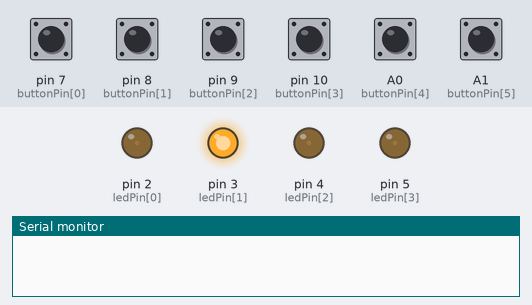
Simulated run of this sketch. Board: Teensy 4. On the bench: output pins drawn as LEDs (lit = HIGH), the last lines printed to the serial monitor. The test bench sets the inputs (shaded band); at power-on: A0 (buttonPin[4]), A1 (buttonPin[5]), pin 7 (buttonPin[0]), pin 8 (buttonPin[1]), pin 9 (buttonPin[2]), pin 10 (buttonPin[3]) LOW. EEPROM starts erased.

Above: at 1.2 s.
1.3 s: pin 7 (buttonPin[0]) pulled HIGH for 0.15 s
At 1.9 s:
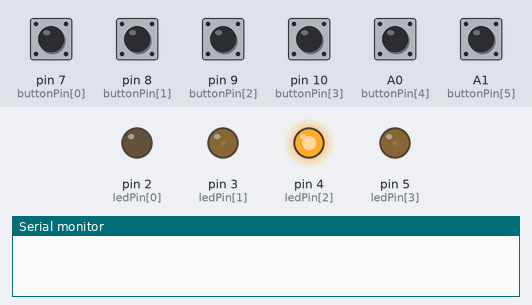
4.4 s: A0 (buttonPin[4]) pulled HIGH for 0.15 s
At 5.4 s:
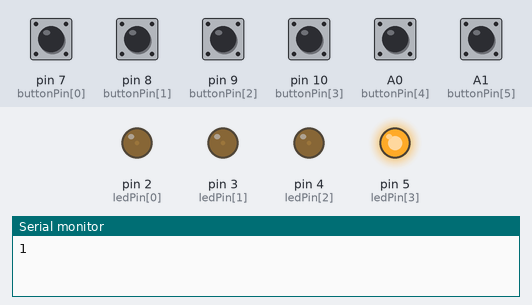
7.5 s: pin 8 (buttonPin[1]) pulled HIGH for 0.15 s
At 8.9 s:
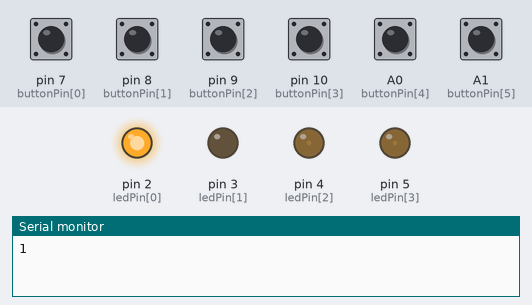
10.6 s: pin 9 (buttonPin[2]) pulled HIGH for 0.15 s
13.7 s: pin 10 (buttonPin[3]) pulled HIGH for 0.15 s
16.8 s: pin 7 (buttonPin[0]) pulled HIGH for 1 s
Timing chart, 0 to 21.8 s (numbered marks = the images above; inputs shaded):
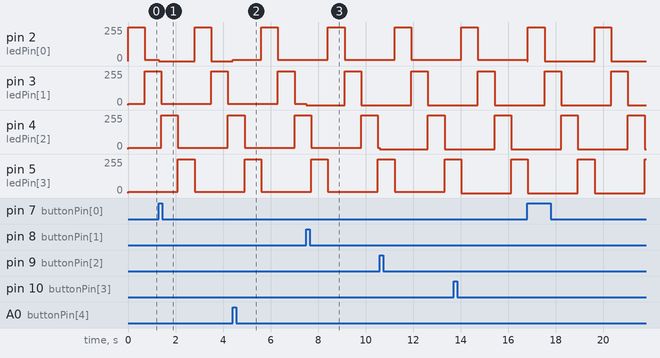

The sketch:

stepsequencer.ino
```cpp
#include <EEPROM.h>

//this is a comment to test gitHub, 3rd try
int buttonPin[6] = { 7, 8, 9, 10, 14, 15 };
int ledPin[4] = { 2, 3, 4, 5 };
boolean lastButtonState [4] = { LOW, LOW, LOW, LOW };
boolean buttonState [6] = { LOW, LOW, LOW, LOW, LOW, LOW };
boolean lastButton5State = LOW;
boolean lastButton4State = LOW;

boolean stepState [3][4] = {
  {true, true, true, true},
  {false, true, false, false},
  {false, true, true, false}
};

int tempo = 0;
int currentStep = 0;
int currentSequence = 0;
unsigned long lastStepTime = 0;

void setup() {
  loadFromEEPROM();
  pinMode(buttonPin[0], INPUT);
  pinMode(ledPin[0], OUTPUT);
  pinMode(buttonPin[1], INPUT);
  pinMode(ledPin[1], OUTPUT);
  pinMode(buttonPin[2], INPUT);
  pinMode(ledPin[2], OUTPUT);
  pinMode(buttonPin[3], INPUT);
  pinMode(ledPin[3], OUTPUT);

  pinMode(buttonPin[4], INPUT);
  pinMode(buttonPin[5], INPUT);

}

void loop() {
  checkForward();
  checkBackwards();
  sequence();
  checkButtons();
  setLeds();
  saveToEEPROM();
}

void checkForward()  {
  lastButton4State = buttonState[4];
  buttonState[4] = digitalRead(buttonPin[4]);
  if (buttonState[4] == HIGH && lastButton4State == LOW) {
    currentSequence = currentSequence + 1;
    if (currentSequence > 2)  {
      currentSequence = 0;
    }
    Serial.println(currentSequence);
  }
}

void checkBackwards() {
  lastButton5State = buttonState[5];
  buttonState[5] = digitalRead(buttonPin[5]);
  if (buttonState[5] == HIGH && lastButton5State == LOW) {
    currentSequence = currentSequence - 1;
    if (currentSequence < 0)  {
      currentSequence = 2;
    }
    Serial.println(currentSequence);
  }
}

void sequence() {

  tempo = 700;

  if (millis() > lastStepTime + tempo) {
    //digitalWrite(ledPin[currentStep], LOW);

    currentStep = currentStep + 1;
    if (currentStep > 3) {
      currentStep = 0;
    }
    if (stepState[0][currentStep] == true)  {
      usbMIDI.sendNoteOn(60, 90, 1);
    } else {
      usbMIDI.sendNoteOff(60, 0, 1);
    }
    if (stepState[1][currentStep] == true)  {
      usbMIDI.sendNoteOn(62, 90, 1);
    } else {
      usbMIDI.sendNoteOff(62, 0, 1);
    }
    if (stepState[2][currentStep] == true)  {
      usbMIDI.sendNoteOn(64, 90, 1);
    } else {
      usbMIDI.sendNoteOff(64, 0, 1);
    }

    lastStepTime = millis();

  }
}


void checkButtons() {
  for (int i = 0; i < 4 ; i++)  {
    lastButtonState[i] = buttonState[i];
    buttonState[i] = digitalRead(buttonPin[i]);

    if (buttonState[i] == HIGH && lastButtonState[i] == LOW) {
      if (stepState[currentSequence][i] == false) {
        stepState[currentSequence][i] = true;

      } else if (stepState[currentSequence][i] == true) {
        stepState[currentSequence][i] = false;


      }
    }
  }
}


void setLeds() {
  for (int i = 0; i < 4 ; i++)  {
    if (i == currentStep) {
      analogWrite(ledPin[i], 255);
    } else if (stepState[currentSequence][i] == true) {
      analogWrite(ledPin[i], 10);
    } else  {
      analogWrite(ledPin[i], 0);
    }
  }
}

void saveToEEPROM() {
/*  EEPROM.write(0, true);
  EEPROM.write(1, true);
  EEPROM.write(2, true);
  EEPROM.write(3, true);
  EEPROM.write(4, false);
  EEPROM.write(5, true);
  EEPROM.write(6, false);
  EEPROM.write(7, false);
  EEPROM.write(8, false);
  EEPROM.write(9, true);
  EEPROM.write(10, true);
  EEPROM.write(11, false);
*/
  int number = 0;
  for (int x = 0; x < 3 ; x++)  {
    for (int y = 0; y < 4 ; y++)  {
      EEPROM.write(number,stepState[x][y] );
      number++;
    }
  }

}
void loadFromEEPROM() {
  int number = 0;
  for (int x = 0; x < 3 ; x++)  {
    for (int y = 0; y < 4 ; y++)  {
      stepState[x][y] = EEPROM.read(number);
      number++;
    }
  }
}
```

Measured:
- by itself, pin 2 (ledPin[0]): alternates 255/255 for 0.72 s and 0/255 for 2.1 s
- by itself, pin 3 (ledPin[1]), pin 4 (ledPin[2]), pin 5 (ledPin[3]): alternates 255/255 for 0.70 s and 0/255 for 2.1 s
